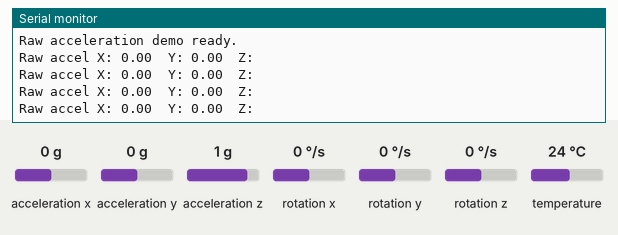
A sketch run on a simulated Seeed XIAO ESP32-C3. Shown: the last lines printed to the serial monitor. The inputs (shaded band) are chosen by the test bench; at power-on: acceleration x 0 g, acceleration y 0 g, acceleration z 1 g, rotation x 0 °/s, rotation y 0 °/s, rotation z 0 °/s, temperature 24 °C.

Above: at 1.2 s.
1.3 s: acceleration x set to -1.4 g
At 1.72 s:
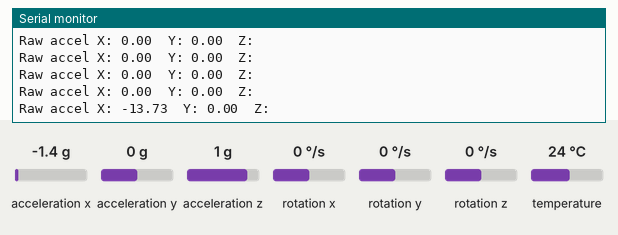
2.8 s: acceleration y set to -1.4 g
At 2.93 s:
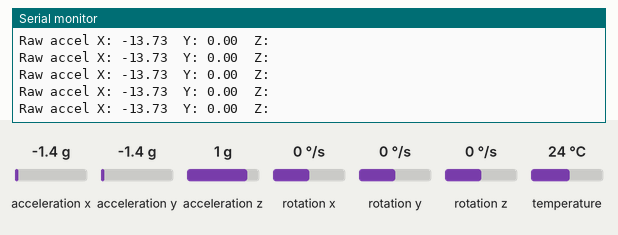
4.3 s: acceleration x set to -0.8 g
At 4.44 s:
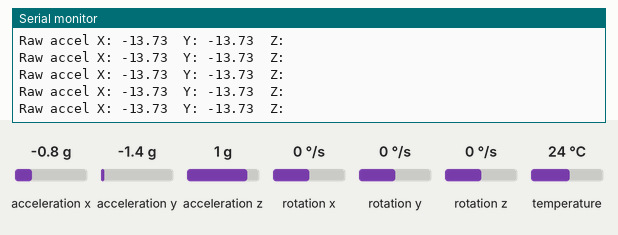
Timing chart, 0 to 7.3 s (numbered marks = the images above; inputs shaded):
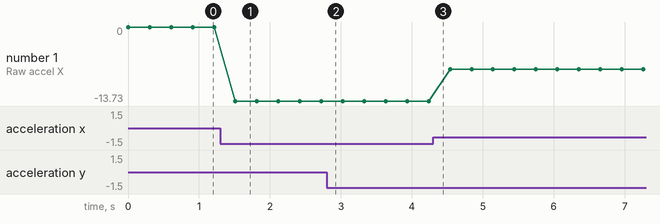

Measured:
- after the input at 1.3 s, the serial monitor: prints a new line after 0.21 s (image 1)
- plotted number 1: 0 → -13.73 after the input at 1.3 s, -13.73 → -7.85 after the input at 4.3 s

The sketch:

step_13_read_acceleration.ino
```cpp
// STEP 13A: Print Raw Acceleration Data
//
// WIRING DIAGRAM
// XIAO ESP32-C3 D0  -> MPU6050 SCL
// XIAO ESP32-C3 D10 -> MPU6050 SDA
// XIAO ESP32-C3 3V3 -> MPU6050 VCC
// XIAO ESP32-C3 GND -> MPU6050 GND
//
// This sketch prints the raw accelerometer values from the MPU6050.
// Hold the saber still and move it slowly to see how the numbers change.

#include <Adafruit_MPU6050.h>
#include <Adafruit_Sensor.h>
#include <Wire.h>

#define USE_SUPER_MINI_PINS 0

#if USE_SUPER_MINI_PINS
const int GYRO_SCL_PIN = 5;
const int GYRO_SDA_PIN = 4;
#else
const int GYRO_SCL_PIN = D0;
const int GYRO_SDA_PIN = D10;
#endif

Adafruit_MPU6050 mpu;

void printRawAcceleration(float x, float y, float z);

void setup() {
  Serial.begin(115200);
  Wire.begin(GYRO_SDA_PIN, GYRO_SCL_PIN);

  if (!mpu.begin()) {
    Serial.println("MPU6050 not found. Check wiring.");
    while (true) {
      delay(10);
    }
  }

  Serial.println("Raw acceleration demo ready.");
}

void loop() {
  sensors_event_t accelEvent;
  sensors_event_t gyroEvent;
  sensors_event_t tempEvent;

  mpu.getEvent(&accelEvent, &gyroEvent, &tempEvent);

  Serial.print("Raw accel X: ");
  Serial.print(accelEvent.acceleration.x);
  Serial.print("  Y: ");
  Serial.print(accelEvent.acceleration.y);
  Serial.print("  Z: ");

  Serial.println();
  delay(300);
}
```
